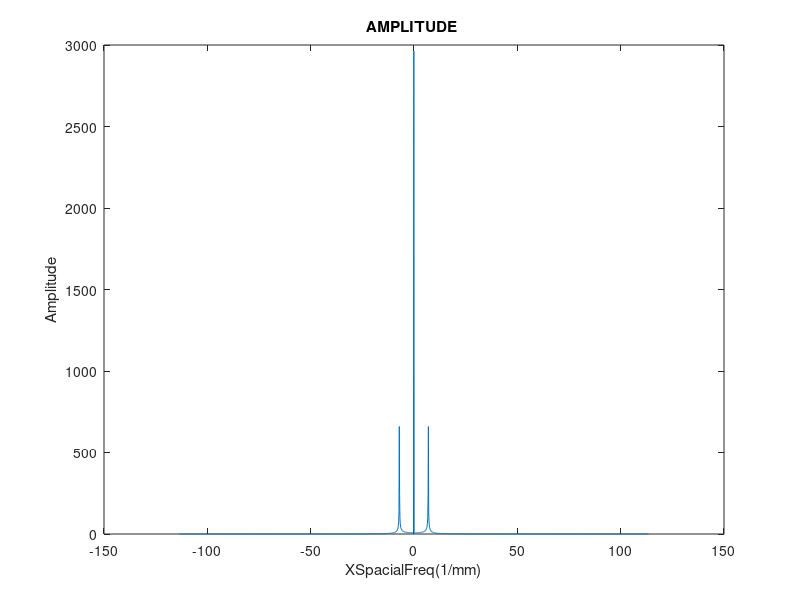
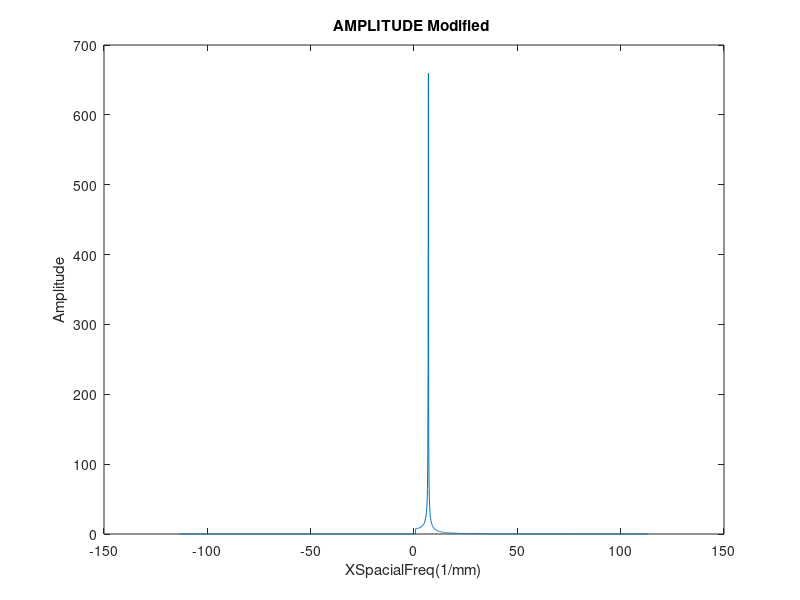
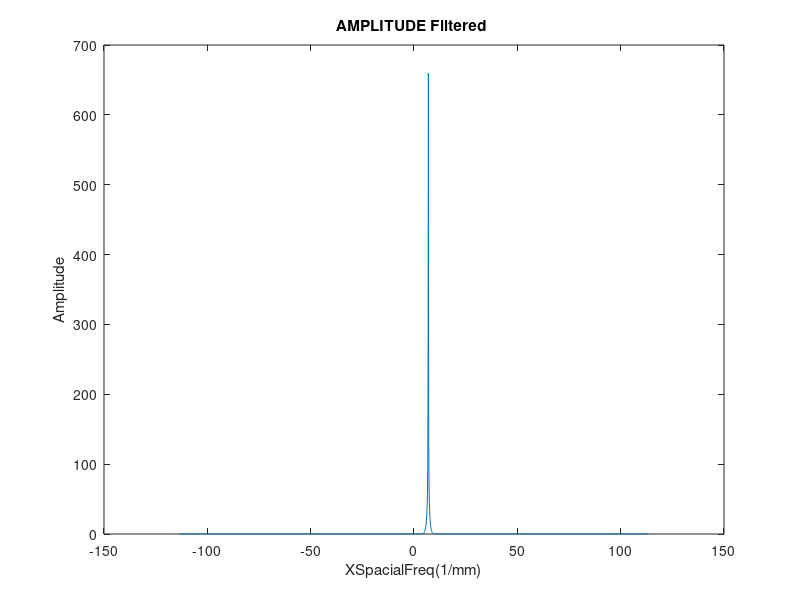
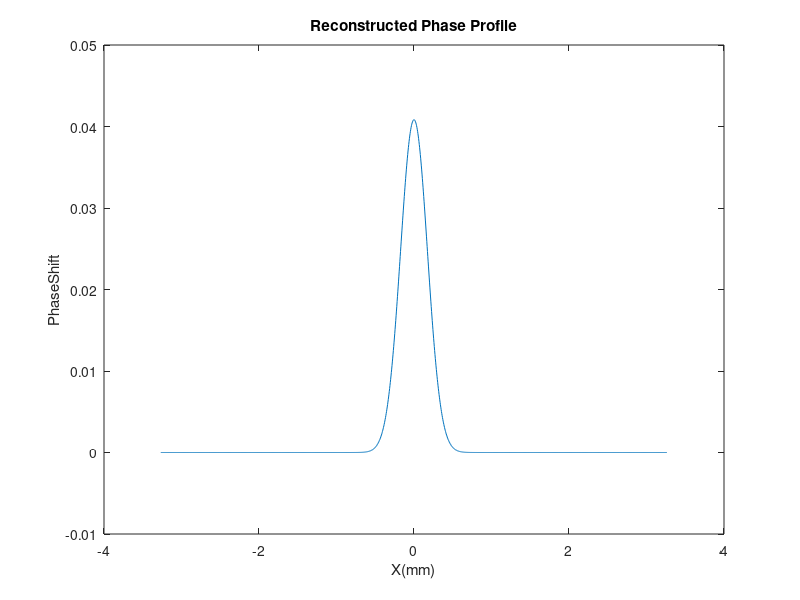

Write the MATLAB code that produced these figures, in order.
%%%%%%%%%%%%%%%%%%%%%%%%%%%%%%%%%%%%%%%%%%%%%%%%%%%%%%%%%%%%%%%%%%%%%%%%%%%%%%%%%%%%
% WELCOME TO 1d RECOVERY TESTING ENVIRONMENT
%%%%%%%%%%%%%%%%%%%%%%%%%%%%%%%%%%%%%%%%%%%%%%%%%%%%%%%%%%%%%%%%%%%%%%%%%%%%%%%%%%%%
%v.2.0
%Ricostruzione di fase monodimensionale con fft, ricostruisco gaussiana con ampiezze da 0.01 a 10__ LA PRECISIONE VARIA CON ;
%OTTIMIZZATA PER PROFILO DI FASE GAUSSIANO 0.1-2 di FWHM range

% QUI DEFINISCI I PARAMETRI DEL TUO OGGETTO MONODIMENSIONALE SIMULATO
N=1485;
dx=0.0044; %mm one pixel is 4.4um
x=-N/2*dx:dx:N/2*dx-dx;
phase=0.1*(exp(-100*x.^2)); 
figure(5)
plot(x,phase);
E0=1;
vx=7; 
extrashift=0.2;
Itot=(2*E0+E0*cos(2*pi*vx*x+phase+extrashift));

%Itot=fringesLighter(500,:);
%N=length(Itot);
%x=-N/2*dx:dx:N/2*dx-dx;
%% Reconstruction via fourierTransform.
dFx=1/(N*dx); %Minima(x,y) spatial frequencies detectable
Fsx=1/dx; % almost max frequency detectable 
fx=(-Fsx/2:dFx:Fsx/2-dFx) %As Usual for the FFT 
IF=fftshift(fft(Itot));
figure(1)
plot(fx,abs(IF));
xlabel('XSpacialFreq(1/mm)')
ylabel('Amplitude')
title("AMPLITUDE ");
IFm=abs(IF)
IFm(1:round(N/2)+5)=0;
sigma=3;
figure(2)
plot(fx,IFm)
xlabel('XSpacialFreq(1/mm)')
ylabel('Amplitude')
title("AMPLITUDE Modified ");

C = xcorr(exp(-(fx.^2/(2*sigma^2))).^40,IFm);
[fxnot]=find(C==max(C))
fxPEAK=-(fxnot-N)*dFx+dFx/2
sigma2=4.5;
IF2=IF.*exp(-((fx-fxPEAK).^2/(2*sigma2^2))).^20;

figure(3)
plot(fx,abs(IF2))
xlabel('XSpacialFreq(1/mm)')
ylabel('Amplitude')
title("AMPLITUDE Filtered ");

IT=ifft(ifftshift(IF2));

ReconstructedPhasis=unwrap(angle(IT.*exp(-1i*2*pi*vx*x)));
% BUTTA VIA I BORDI
ReconstructedPhasis(1:round(N/2-2.5/dx))=0;
ReconstructedPhasis(round(N/2+2.5/dx):end)=0;

% With a gaussian profile many bad shit occurs with these trick i can

% restore the flatness 1) fight gaussian profile distortion

for i=1:5
m=(ReconstructedPhasis(round(N/2+2.5/dx)-i)-ReconstructedPhasis(round(N/2-2.5/dx)+i))/(x(round(N/2+2.5/dx)-i)-x(round(N/2-2.5/dx)+i));
ReconstructedPhasis=ReconstructedPhasis-m*x;
end
%restore the right height
for i=1:5
h=(ReconstructedPhasis(round(N/2+2.5/dx)-i)+ReconstructedPhasis(round(N/2-2.5/dx)+i))/2
ReconstructedPhasis=ReconstructedPhasis-h;
end
ReconstructedPhasis(1:round(N/2-2.5/dx))=0;
ReconstructedPhasis(round(N/2+2.5/dx):end)=0;


figure(4)
plot(x,ReconstructedPhasis);
xlabel('X(mm)');
ylabel('PhaseShift');
title("Reconstructed Phase Profile");